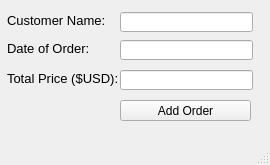
<?xml version="1.0" encoding="UTF-8"?>
<ui version="4.0">
 <class>MainWindow</class>
 <widget class="QMainWindow" name="MainWindow">
  <property name="geometry">
   <rect>
    <x>0</x>
    <y>0</y>
    <width>270</width>
    <height>165</height>
   </rect>
  </property>
  <property name="windowTitle">
   <string>MainWindow</string>
  </property>
  <widget class="QWidget" name="centralwidget">
   <widget class="QLineEdit" name="customer_name">
    <property name="geometry">
     <rect>
      <x>120</x>
      <y>12</y>
      <width>133</width>
      <height>20</height>
     </rect>
    </property>
   </widget>
   <widget class="QLineEdit" name="date_order">
    <property name="geometry">
     <rect>
      <x>120</x>
      <y>40</y>
      <width>133</width>
      <height>20</height>
     </rect>
    </property>
    <property name="echoMode">
     <enum>QLineEdit::Normal</enum>
    </property>
   </widget>
   <widget class="QLabel" name="label_3">
    <property name="geometry">
     <rect>
      <x>7</x>
      <y>40</y>
      <width>101</width>
      <height>16</height>
     </rect>
    </property>
    <property name="font">
     <font>
      <pointsize>10</pointsize>
     </font>
    </property>
    <property name="text">
     <string>Date of Order:</string>
    </property>
   </widget>
   <widget class="QLabel" name="label_5">
    <property name="geometry">
     <rect>
      <x>7</x>
      <y>70</y>
      <width>111</width>
      <height>16</height>
     </rect>
    </property>
    <property name="font">
     <font>
      <pointsize>10</pointsize>
     </font>
    </property>
    <property name="text">
     <string>Total Price ($USD):</string>
    </property>
   </widget>
   <widget class="QLabel" name="label_2">
    <property name="geometry">
     <rect>
      <x>7</x>
      <y>12</y>
      <width>101</width>
      <height>16</height>
     </rect>
    </property>
    <property name="font">
     <font>
      <pointsize>10</pointsize>
     </font>
    </property>
    <property name="text">
     <string>Customer Name:</string>
    </property>
   </widget>
   <widget class="QLineEdit" name="total_price">
    <property name="geometry">
     <rect>
      <x>120</x>
      <y>70</y>
      <width>133</width>
      <height>20</height>
     </rect>
    </property>
    <property name="echoMode">
     <enum>QLineEdit::Normal</enum>
    </property>
   </widget>
   <widget class="QPushButton" name="add_order_button">
    <property name="geometry">
     <rect>
      <x>120</x>
      <y>100</y>
      <width>131</width>
      <height>21</height>
     </rect>
    </property>
    <property name="text">
     <string>Add Order</string>
    </property>
   </widget>
  </widget>
  <widget class="QMenuBar" name="menubar">
   <property name="geometry">
    <rect>
     <x>0</x>
     <y>0</y>
     <width>270</width>
     <height>21</height>
    </rect>
   </property>
  </widget>
  <widget class="QStatusBar" name="statusbar"/>
 </widget>
 <resources/>
 <connections/>
</ui>
